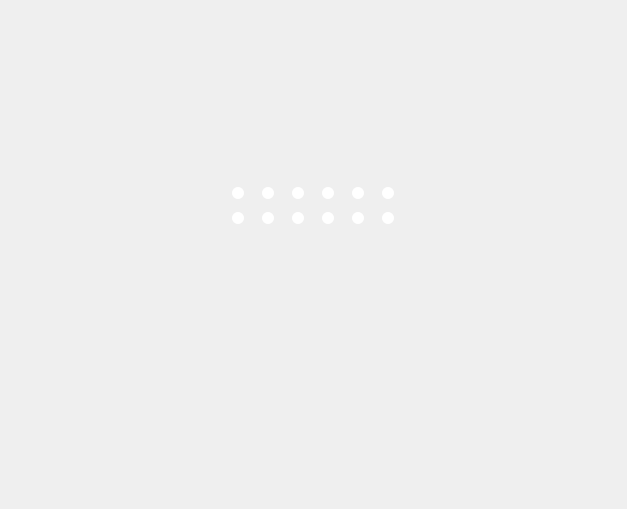
          <widget class="QWidget" name="back_page">
           <widget class="QLabel" name="label_6">
            <property name="geometry">
             <rect>
              <x>0</x>
              <y>0</y>
              <width>618</width>
              <height>500</height>
             </rect>
            </property>
            <property name="minimumSize">
             <size>
              <width>618</width>
              <height>500</height>
             </size>
            </property>
            <property name="maximumSize">
             <size>
              <width>618</width>
              <height>500</height>
             </size>
            </property>
            <property name="text">
             <string/>
            </property>
            <property name="pixmap">
             <pixmap resource="icons/images.qrc">:/image/back.png</pixmap>
            </property>
           </widget>
           <widget class="QWidget" name="gridLayoutWidget_2">
            <property name="geometry">
             <rect>
              <x>220</x>
              <y>180</y>
              <width>191</width>
              <height>51</height>
             </rect>
            </property>
            <layout class="QGridLayout" name="gridLayout_back">
             <item row="0" column="3">
              <widget class="QWidget" name="widget_30" native="true">
               <property name="minimumSize">
                <size>
                 <width>12</width>
                 <height>12</height>
                </size>
               </property>
               <property name="maximumSize">
                <size>
                 <width>12</width>
                 <height>12</height>
                </size>
               </property>
               <property name="styleSheet">
                <string notr="true">border: none;
border-radius: 6px;
background-color : white ; 
</string>
               </property>
              </widget>
             </item>
             <item row="0" column="5">
              <widget class="QWidget" name="widget_29" native="true">
               <property name="minimumSize">
                <size>
                 <width>12</width>
                 <height>12</height>
                </size>
               </property>
               <property name="maximumSize">
                <size>
                 <width>12</width>
                 <height>12</height>
                </size>
               </property>
               <property name="styleSheet">
                <string notr="true">border: none;
border-radius: 6px;
background-color : white ; 
</string>
               </property>
              </widget>
             </item>
             <item row="1" column="3">
              <widget class="QWidget" name="widget_31" native="true">
               <property name="minimumSize">
                <size>
                 <width>12</width>
                 <height>12</height>
                </size>
               </property>
               <property name="maximumSize">
                <size>
                 <width>12</width>
                 <height>12</height>
                </size>
               </property>
               <property name="styleSheet">
                <string notr="true">border: none;
border-radius: 6px;
background-color : white ; 
</string>
               </property>
              </widget>
             </item>
             <item row="1" column="4">
              <widget class="QWidget" name="widget_34" native="true">
               <property name="minimumSize">
                <size>
                 <width>12</width>
                 <height>12</height>
                </size>
               </property>
               <property name="maximumSize">
                <size>
                 <width>12</width>
                 <height>12</height>
                </size>
               </property>
               <property name="styleSheet">
                <string notr="true">border: none;
border-radius: 6px;
background-color : white ; 
</string>
               </property>
              </widget>
             </item>
             <item row="1" column="1">
              <widget class="QWidget" name="widget_36" native="true">
               <property name="minimumSize">
                <size>
                 <width>12</width>
                 <height>12</height>
                </size>
               </property>
               <property name="maximumSize">
                <size>
                 <width>12</width>
                 <height>12</height>
                </size>
               </property>
               <property name="styleSheet">
                <string notr="true">border: none;
border-radius: 6px;
background-color : white ; 
</string>
               </property>
              </widget>
             </item>
             <item row="0" column="0">
              <widget class="QWidget" name="widget_27" native="true">
               <property name="minimumSize">
                <size>
                 <width>12</width>
                 <height>12</height>
                </size>
               </property>
               <property name="maximumSize">
                <size>
                 <width>12</width>
                 <height>12</height>
                </size>
               </property>
               <property name="styleSheet">
                <string notr="true">border: none;
border-radius: 6px;
background-color : white ; 
</string>
               </property>
              </widget>
             </item>
             <item row="0" column="2">
              <widget class="QWidget" name="widget_32" native="true">
               <property name="minimumSize">
                <size>
                 <width>12</width>
                 <height>12</height>
                </size>
               </property>
               <property name="maximumSize">
                <size>
                 <width>12</width>
                 <height>12</height>
                </size>
               </property>
               <property name="styleSheet">
                <string notr="true">border: none;
border-radius: 6px;
background-color : white ; 
</string>
               </property>
              </widget>
             </item>
             <item row="1" column="0">
              <widget class="QWidget" name="widget_39" native="true">
               <property name="minimumSize">
                <size>
                 <width>12</width>
                 <height>12</height>
                </size>
               </property>
               <property name="maximumSize">
                <size>
                 <width>12</width>
                 <height>12</height>
                </size>
               </property>
               <property name="styleSheet">
                <string notr="true">border: none;
border-radius: 6px;
background-color : white ; 
</string>
               </property>
              </widget>
             </item>
             <item row="0" column="4">
              <widget class="QWidget" name="widget_26" native="true">
               <property name="minimumSize">
                <size>
                 <width>12</width>
                 <height>12</height>
                </size>
               </property>
               <property name="maximumSize">
                <size>
                 <width>12</width>
                 <height>12</height>
                </size>
               </property>
               <property name="styleSheet">
                <string notr="true">border: none;
border-radius: 6px;
background-color : white ; 
</string>
               </property>
              </widget>
             </item>
             <item row="0" column="1">
              <widget class="QWidget" name="widget_33" native="true">
               <property name="minimumSize">
                <size>
                 <width>12</width>
                 <height>12</height>
                </size>
               </property>
               <property name="maximumSize">
                <size>
                 <width>12</width>
                 <height>12</height>
                </size>
               </property>
               <property name="styleSheet">
                <string notr="true">border: none;
border-radius: 6px;
background-color : white ; 
</string>
               </property>
              </widget>
             </item>
             <item row="1" column="5">
              <widget class="QWidget" name="widget_35" native="true">
               <property name="minimumSize">
                <size>
                 <width>12</width>
                 <height>12</height>
                </size>
               </property>
               <property name="maximumSize">
                <size>
                 <width>12</width>
                 <height>12</height>
                </size>
               </property>
               <property name="styleSheet">
                <string notr="true">border: none;
border-radius: 6px;
background-color : white ; 
</string>
               </property>
              </widget>
             </item>
             <item row="1" column="2">
              <widget class="QWidget" name="widget_38" native="true">
               <property name="minimumSize">
                <size>
                 <width>12</width>
                 <height>12</height>
                </size>
               </property>
               <property name="maximumSize">
                <size>
                 <width>12</width>
                 <height>12</height>
                </size>
               </property>
               <property name="styleSheet">
                <string notr="true">border: none;
border-radius: 6px;
background-color : white ; 
</string>
               </property>
              </widget>
             </item>
            </layout>
           </widget>
          </widget>
